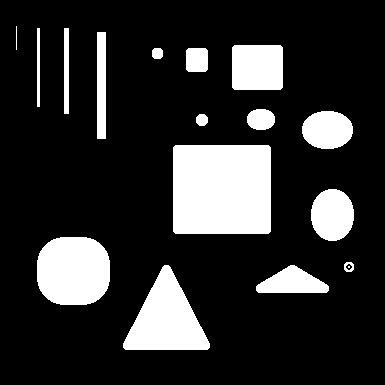
%> input picture grayscale images/shape.png, 385 x 385 px
$ octave color_synthetic_2phase_script.m   (GNU Octave 9; MATLAB toolbox functions it lacks are replaced by stand-ins)
%> lines starting %> are read from the running program, lines starting %| are printed output that depends on the picture; in (x1, y1, x2, y2) boxes, pixels count from 0 and x2, y2 are one past the last pixel; in counts of white or black regions, pixels touching at a corner belong together; the program's own positions count from 1
### utils/make_circle.m
%%%%%%%%%%%%%%%%%%%%%%%%%%%%%%%%%%%%%%%%%%%%%%%%%%%%%%%%%%%%%%%%%%%%%%%%%%
%This function creates an circle as an initialization for segmentation.
%
%Input:
%   mx: height of the image
%   my: length of the image
%   r: radius of the circle
%Output:
%   Circ: circle region initialization
%%%%%%%%%%%%%%%%%%%%%%%%%%%%%%%%%%%%%%%%%%%%%%%%%%%%%%%%%%%%%%%%%%%%%%%%%%%
function Circ = make_circle(mx,my,r)

%determine center of circle
Cx = floor(mx/2);
Cy = floor(my/2);

%create circle
[columnsInImage rowsInImage] = meshgrid(1:mx, 1:my);

Circ = (rowsInImage - Cy).^2 ...
    + (columnsInImage - Cx).^2 <= r.^2;


end

### L1L2method/L1L2_color_two_phase.m
%%%%%%%%%%%%%%%%%%%%%%%%%%%%%%%%%%%%%%%%%%%%%%%%%%%%%%%%%%%%%%%%%%%%%%%%%%
%This function performs color two phase segmentation with L1-alpha*L2 TV
%Input:
%   f: image
%   u_initial: initialization
%   pm: set of parameters
%
%Output:
%   u: segmentation result
%%%%%%%%%%%%%%%%%%%%%%%%%%%%%%%%%%%%%%%%%%%%%%%%%%%%%%%%%%%%%%%%%%%%%%%%%%%
function [u, c1, c2] = L1L2_color_two_phase(f,u_initial, pm)
    %separate the channels of f
    f_r = f(:,:,1);
    f_g = f(:,:,2);
    f_b = f(:,:,3);

    %preinitialize u
    u = u_initial;

    %compute c1 and c2
    error = 10^(-5)*eye(size(u));
    c1=[sum(f_r(:).*u(:))./sum(u(:)+error(:)); sum(f_g(:).*u(:))./sum(u(:)+error(:)); sum(f_b(:).*u(:))./sum(u(:)+error(:))];
    c2=[sum(f_r(:).*(1-u(:)))./sum((1-u(:))+error(:)); sum(f_g(:).*(1-u(:)))./sum((1-u(:))+error(:)); sum(f_b(:).*(1-u(:)))./sum((1-u(:))+error(:))];

    %compute r
    r_r = (c1(1)-f_r).^2- (c2(1)-f_r).^2;
    r_g = (c1(2)-f_g).^2 - (c2(2)-f_g).^2;
    r_b = (c1(3)-f_b).^2 - (c2(3)-f_b).^2;
    r = r_r+r_g+r_b;

    %run segmentation algorithm
    for i = 1:pm.outer_iter

        %store old u
        u_old = u;

        %u update
        u = PDHGLS(u, r, pm.alpha, pm.lambda, pm.c, pm.inner_iter, pm.tau, pm.beta);

        %update c
        c1=[sum(f_r(:).*u(:))./sum(u(:)+error(:)); sum(f_g(:).*u(:))./sum(u(:)+error(:)); sum(f_b(:).*u(:))./sum(u(:)+error(:))];
        c2=[sum(f_r(:).*(1-u(:)))./sum((1-u(:))+error(:)); sum(f_g(:).*(1-u(:)))./sum((1-u(:))+error(:)); sum(f_b(:).*(1-u(:)))./sum((1-u(:))+error(:))];

        %update r
        r_r = (c1(1)-f_r).^2- (c2(1)-f_r).^2;
        r_g = (c1(2)-f_g).^2 - (c2(2)-f_g).^2;
        r_b = (c1(3)-f_b).^2 - (c2(3)-f_b).^2;
        r = r_r+r_g+r_b;

        %compute relative error
        relerr = norm(u_old - u, 'fro')/max([norm(u_old, 'fro'), norm(u, 'fro'), eps]);

        %stopping condition
        if relerr <1e-6 && i > 2
            fprintf('Number of DCA inner iterations completed: %d \n \n', i);
            break;
        end
    end

    if i == pm.outer_iter
        fprintf('Number of DCA outer iterations completed: %d \n \n', i);
    end
end

### L1L2method/PDHGLS.m
%%%%%%%%%%%%%%%%%%%%%%%%%%%%%%%%%%%%%%%%%%%%%%%%%%%%%%%%%%%%%%%%%%%%%%%%%%
%This function performs PDHG with line search to solve for u for each iteration of
%the DCA algorithm
%
%Input:
%   u0: initial iterate of the solution u
%   r: linear constant function
%   alpha: paramter for L1-alpha*L2
%   lambda: fidelity parameter
%   c: strong convexity parameter
%   inner_iter: number of iterations to run PDHG
%   tau: step size for gradient descent of primal variable
%   beta: ratio parameter
%
%Output:
%   u: solution of the DCA iteration
%%%%%%%%%%%%%%%%%%%%%%%%%%%%%%%%%%%%%%%%%%%%%%%%%%%%%%%%%%%%%%%%%%%%%%%%%%%
function u = PDHGLS(u0,r, alpha, lambda, c, inner_iter, tau, beta)
    %set decreasing parameter for line search
    mu = 7.5e-5;

    %set delta parameter for when to end line search
    delta = 0.9999;

    %obtain size
    [rows, cols] = size(u0);

    %set u0 to be the first iterate of solution
    u = u0;

    %obtain Dx and Dy of u0
    ux = Dx(u0);
    uy  =Dy(u0);

    %compute gradient of u
    ugrad = sqrt(abs(ux).^2+abs(uy).^2);
    eps = 1e-8;

    %compute qx and qy
    qx = ux./(ugrad+eps);
    qy = uy./(ugrad+eps);

    %preinitialize
    px = zeros(rows,cols);
    py = zeros(rows,cols);

    %initialize changing step size
    tau_old = tau;
    theta = 1;
    for i=1:inner_iter
        %store old u
        u_old = u;

        %update u
        u_new = (tau_old/(2*c*tau_old+1))*((2*c*u0+u/tau_old) - lambda*r+alpha*(Dxt(qx)+Dyt(qy))-Dxt(px)-Dyt(py));
        u_new = min(max(u_new,0),1);
        u = u_new;

        %performing line search starts here
        tau_new = sqrt(1+theta)*tau_old;
        theta = tau_new/tau_old;

        u_bar= (1+theta)*u_new-theta*u_old;

        %update px and py
        px_new = px+beta*tau_new*Dx(u_bar);
        px_new = px_new./(max(abs(px_new),1));
        py_new = py+beta*tau_new*Dy(u_bar);
        py_new = py_new./(max(abs(py_new),1));

        while(sqrt(beta)*tau_new*(norm([Dxt(px_new);Dyt(py_new)]-[Dxt(px);Dyt(py)],'fro'))>delta*(norm([px_new;py_new]-[px;py],'fro')))
            %update tau
            tau_new = tau_new*mu;

            %compute thetha
            theta = tau_new/tau_old;

            %compute u_bar
            u_bar= (1+theta)*u_new-theta*u_old;

            %update px and py
            px_new = px+beta*tau_new*Dx(u_bar);
            px_new = px_new./(max(abs(px_new),1));
            py_new = py+beta*tau_new*Dy(u_bar);
            py_new = py_new./(max(abs(py_new),1));
        end

        %update
        tau_old = tau_new;
        px = px_new;
        py = py_new;

        % stop conditions
        relerr = norm(u_old - u, 'fro')/max([norm(u_old, 'fro'), norm(u, 'fro'), eps]);

        if relerr < 1e-6 && i > 2
            fprintf('Number of PDHGLS iterations completed: %d \n \n', i);
            break;
        end

    end
end

### utils/Dx.m
%%%%%%%%%%%%%%%%%%%%%%%%%%%%%%%%%%%%%%%%%%%%%%%%%%%%%%%%%%%%%%%%%%%%%%%%%%
%This function performs the discrete gradient operator in x-direction.
%
%Input:
%   u: function whose Dx will be computed
%Output:
%   d: Dx of u
%Note: Code is from Yifei Lou.
%%%%%%%%%%%%%%%%%%%%%%%%%%%%%%%%%%%%%%%%%%%%%%%%%%%%%%%%%%%%%%%%%%%%%%%%%%%
function d = Dx(u)
%obtain matrix size of u
[rows,cols] = size(u);

%preinitialize matrix
d = zeros(rows,cols);

%compute Dx(u)
d(:,2:cols) = u(:,2:cols)-u(:,1:cols-1);
d(:,1) = u(:,1)-u(:,cols);
return

### utils/Dy.m
%%%%%%%%%%%%%%%%%%%%%%%%%%%%%%%%%%%%%%%%%%%%%%%%%%%%%%%%%%%%%%%%%%%%%%%%%%
%This function performs the discrete gradient operator in y-direction.
%
%Input:
%   u: function whose Dy will be computed
%Output:
%   d: Dy of u
%Note: Code is from Yifei Lou.
%%%%%%%%%%%%%%%%%%%%%%%%%%%%%%%%%%%%%%%%%%%%%%%%%%%%%%%%%%%%%%%%%%%%%%%%%%%
function d = Dy(u)
%obtain size of matrix
[rows,cols] = size(u);

%preinitialize
d = zeros(rows,cols);

%compute Dy(u)
d(2:rows,:) = u(2:rows,:)-u(1:rows-1,:);
d(1,:) = u(1,:)-u(rows,:);
return

### scripts/color_synthetic_2phase/color_synthetic_2phase_script.m
%%This scripts performs two-phase image segmentation using the AITV models
%%on a synthetic color image with no impulse noise.

%% read image
fui8 = imread('shape.png');
%> fui8 is the input picture: size 385x385x3 uint8; 18.3% white; 17 white regions (1 under 20 px), largest, box (x1, y1, x2, y2) and area: (173, 145, 271, 234) 8710, (37, 237, 110, 305) 4300, (123, 265, 210, 350) 4183

f = rgb2gray(fui8);

f = double(f);
[N,M] = size(f);
%> N = 385; M = 385

%create color version
f_color = zeros(385,385,3);
f_color(:,:,1) = double(f>0)*0.5;
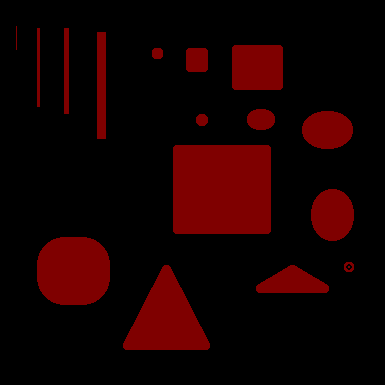
%> f_color: size 385x385x3 double; mean R, G, B 0.0913, 0, 0
f_color(:,:,2) = double(f>0)*0.9;
f_color(:,:,3) = double(f>0)*0.25;
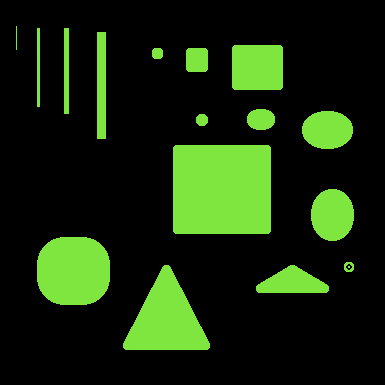
%> f_color: size 385x385x3 double; mean R, G, B 0.0913, 0.164, 0.0457

fg = double(f_color);

%% CV methods
%set parameters
pm.outer_iter = 20;
pm.alpha = 1.0;
pm.lambda = 0.5;
pm.c = 1e-8;
pm.inner_iter = 300;
pm.tau = 1/8;
pm.beta = 1.0;

%preinitialize segmentation
u = make_circle(M,N,10);
u = double(u);

%L1-L2
tic;
L1_L2_u1 = L1L2_color_two_phase(fg, u, pm);
%> in L1L2_color_two_phase, `c1=[sum(f_r(:).*u(:))./sum(u(:)+error(:)); sum(f_g(:).*u(:))./sum(u(:)..`: c1 = [0.5; 0.9; 0.25]
%> in L1L2_color_two_phase, `c2=[sum(f_r(:).*(1-u(:)))./sum((1-u(:))+error(:)); sum(f_g(:).*(1-u(:)..`: c2 = [0.0905; 0.163; 0.0452]
%> the loop in L1L2_color_two_phase, `for i = 1:pm.outer_iter` made 20 passes
%> (c1, c2, relerr) on passes 1 to 11: ([0.5; 0.9; 0.25], [0.00339; 0.00611; 0.0017], 0.994), ([0.5; 0.9; 0.25], [0.00138; 0.00249; 0.000692], 0.0974), ([0.5; 0.899; 0.25], [0.000248; 0.000446; 0.000124], 0.0961), ([0.5; 0.899; 0.25], [0.000128; 0.000231; 6.41e-05], 0.0244), ([0.5; 0.9; 0.25], [0.000125; 0.000224; 6.23e-05], 0.0253), ([0.5; 0.9; 0.25], [0.000105; 0.000189; 5.26e-05], 0.00951), ([0.5; 0.9; 0.25], [2.89e-05; 5.2e-05; 1.44e-05], 0.0229), ([0.5; 0.9; 0.25], [1.84e-05; 3.31e-05; 9.19e-06], 0.00835), ([0.5; 0.9; 0.25], [1.9e-05; 3.42e-05; 9.5e-06], 0.00131), ([0.5; 0.9; 0.25], [1.94e-05; 3.5e-05; 9.72e-06], 0.000858), ([0.5; 0.9; 0.25], [1.99e-05; 3.57e-05; 9.93e-06], 0.000504)
%> (c1, c2) on pass 17: ([0.5; 0.9; 0.25], [2.03e-05; 3.66e-05; 1.02e-05])
time = toc

%L1-0.75L2
pm.alpha=0.75;
tic;
L1_0pt75_L2_u1 = L1L2_color_two_phase(fg, u, pm);
%> (the run ends here)
